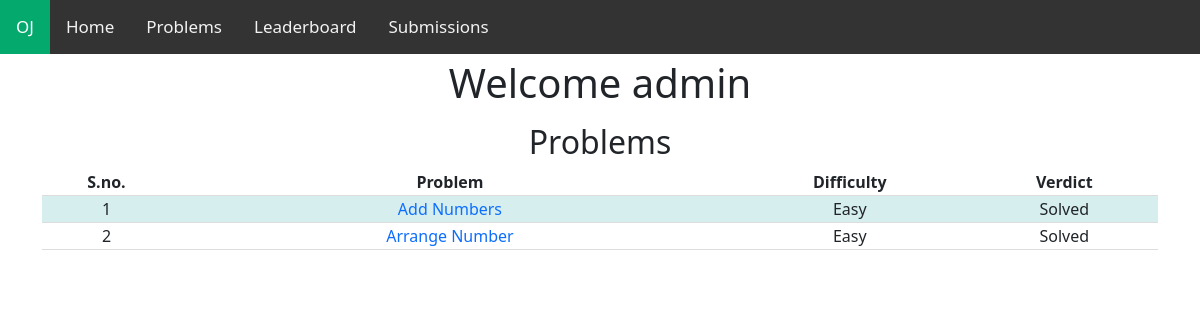
The page /dashboard (signed in) on the database its author committed.
### ojapp/models.py (models this page shows, shortened)
class Problem(models.Model):
    name=models.CharField(max_length=200)
    problem_statement=models.TextField(max_length=25000)
    constraints=models.CharField(max_length=255)
    code=models.CharField(max_length=255)
    input = models.TextField(max_length=25000,default=1)
    output = models.TextField(max_length=25000,default=1)
    difficult=models.CharField(max_length=25)
    ppoint=models.IntegerField(default=5)

### ojapp/views.py (the view)
# urls.py: path("dashboard",views.dashboard,name="dashboard"),
@login_required
def dashboard(request):
    problems_list=Problem.objects.all()
    solution=[]
    for p in problems_list:
        s=Solution.objects.filter(problem=p,username=request.user,verdict='Accepted')
        if s.count()>0:
            solution.append(p)
    context={'problems_list':problems_list,'solution':solution}
    return render(request,'dashboard.html',context)

### templates/dashboard.html (shortened to what this page needs)
{% extends 'base.html' %}
    {% block content %}
    <h1>Welcome {{user.username}}</h1>
    {% if problems_list %}
    <div class="container my-3">
        <h2 class="text-center">Problems</h2>
        <table style="width:100%" >
            <tr>
              <th>S.no.</th>
              <th style="width:50%">Problem</th>
              <th>Difficulty</th>
              <th>Verdict</th>
            </tr>
            {% for problem in problems_list %}
            <tr>
                <td>{{forloop.counter}}</td>
                <td><a class="text-decoration-none" href="{% url 'problem_detail' problem.id %}" >{{problem.name}} </a></td>
                <td>{{problem.difficult}}</td>
                {% if problem in solution %}
                    <td>Solved</td>
                {% else %}
                    <td>Unsolved</td>
                {% endif %}
            </tr>
            {% endfor %}
        </table>
    </div>
    {% else %}
    <p> No Problems available yet </p>
    {% endif %}
{% endblock  %}

### templates/base.html (style rules this page uses)
body { text-align: center; }
tr { border-bottom: 1px solid #ddd; }
tr:nth-child(even) { background-color: #D6EEEE; }

### rows shown on the page
Problem: name "Add Numbers", difficult "Easy"
Problem: name "Arrange Number", difficult "Easy", shows "Solved"

### other values the page prints
{{ user.username }} "admin"
